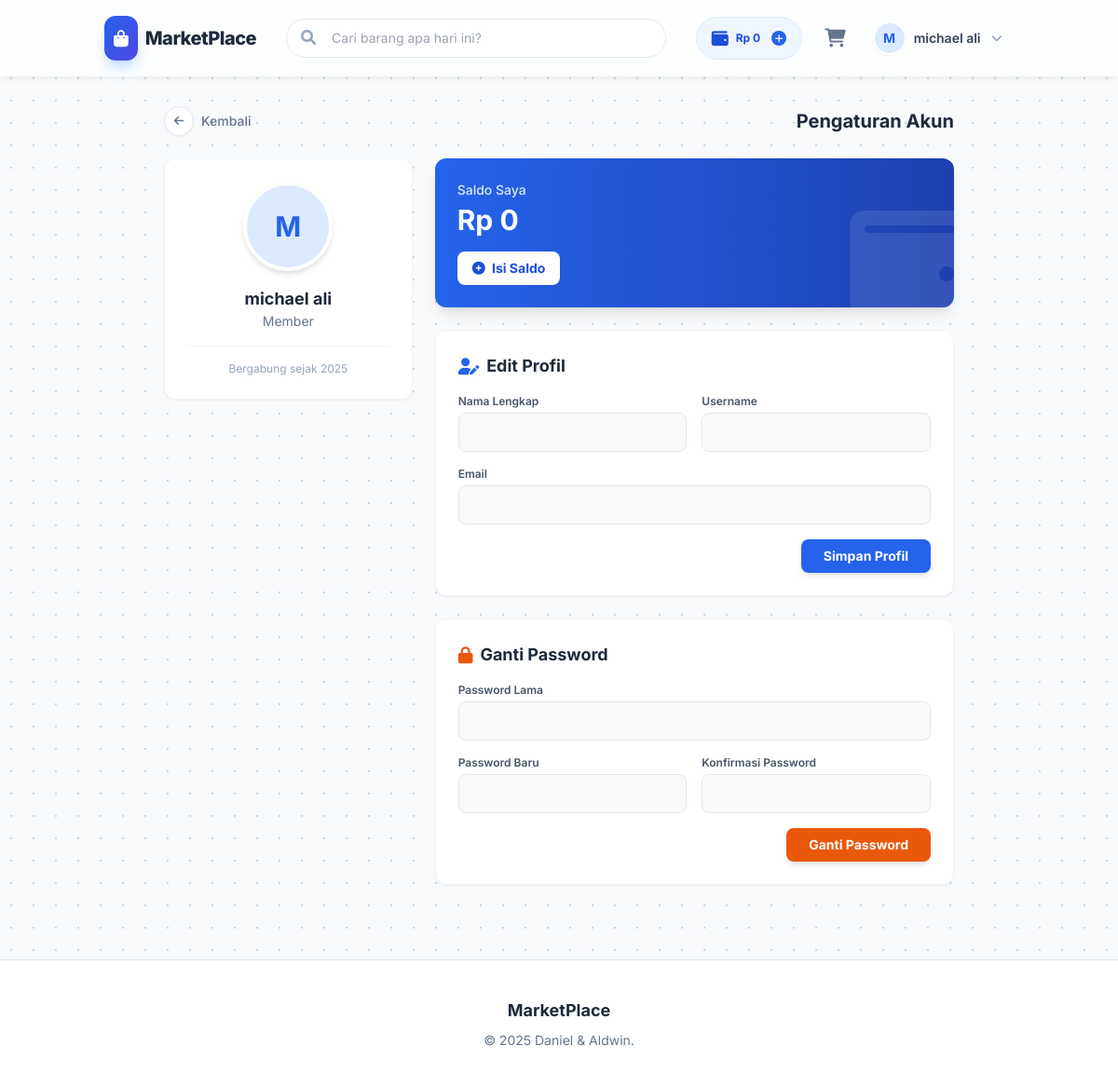
Before: /views/settings.php (signed in) with the older database file.
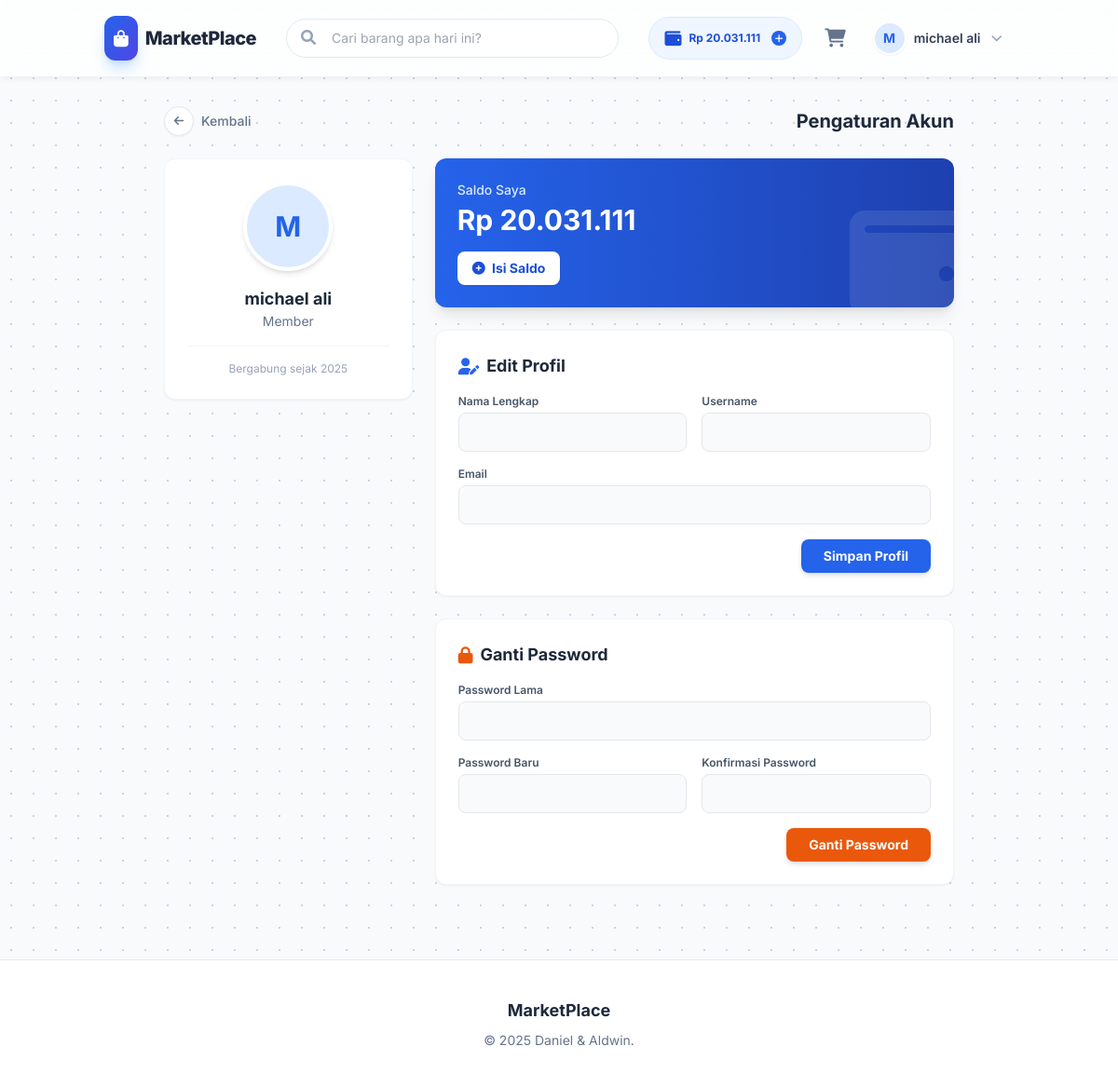
After: the same page with the newer database file.
### tables this page shows
CREATE TABLE `users` (
  `id` int(11) NOT NULL,
  `username` varchar(50) NOT NULL,
  `password` varchar(255) NOT NULL,
  `nama_lengkap` varchar(100) DEFAULT NULL,
  `email` varchar(100) DEFAULT NULL,
  `role` enum('admin','member') DEFAULT 'member',
  `created_at` timestamp NOT NULL DEFAULT current_timestamp(),
  `balance` decimal(15,2) DEFAULT 0.00
);

### Views/settings.php (the view, shortened to what the changed rows need)
<?php
$user_id = $_SESSION['user_id'];
$nama = $_SESSION['nama'];
$database = new Database();
$db = $database->getConnection();
$stmt_bal = $db->prepare("SELECT balance FROM users WHERE id = ?");
$stmt_bal->execute([$user_id]);
$nav_balance = $stmt_bal->fetchColumn() ?: 0;
?>
<!DOCTYPE html>
<html lang="id">
<head>
    <script src="https://cdn.tailwindcss.com"></script>
    <link rel="stylesheet" href="https://cdnjs.cloudflare.com/ajax/libs/font-awesome/6.0.0/css/all.min.css">
    <link rel="stylesheet" href="../assets/css/style.css">
</head>
<body class="text-slate-800 bg-slate-50">
    <nav class="glass sticky top-0 z-50 transition-all duration-300">
        <div class="container mx-auto px-4 sm:px-6 h-20 flex items-center justify-between gap-4">
            <div class="flex items-center gap-4 flex-shrink-0">
                <button onclick="openTopUp()" class="hidden md:flex items-center gap-2 bg-blue-50 hover:bg-blue-100 text-blue-700 px-4 py-2 rounded-full transition font-bold text-xs border border-blue-100 group">
                    <i class="fas fa-wallet text-lg group-hover:scale-110 transition"></i>
                    <span>Rp <?php echo number_format($nav_balance, 0, ',', '.'); ?></span>
                    <div class="w-4 h-4 bg-blue-600 text-white rounded-full flex items-center justify-center text-[10px] ml-1"><i class="fas fa-plus"></i></div>
                </button>
            </div>
        </div>
    </nav>
    <div class="container mx-auto px-4 sm:px-6 py-8 max-w-4xl">
        <div class="mb-6 flex justify-between items-center">
            <h1 class="text-xl font-bold text-slate-800">Pengaturan Akun</h1>
        </div>
        <div class="grid grid-cols-1 md:grid-cols-3 gap-6">
            <div class="md:col-span-1">
                <div class="bg-white rounded-xl shadow-sm border border-slate-100 p-6 text-center">
                    <h2 class="font-bold text-lg text-slate-800"><?php echo htmlspecialchars($nama); ?></h2>
                </div>
            </div>
            <div class="md:col-span-2 space-y-6">
                <div class="bg-gradient-to-r from-blue-600 to-blue-800 rounded-xl shadow-lg p-6 text-white relative overflow-hidden">
                    <div class="relative z-10">
                        <p class="text-blue-100 text-sm font-medium mb-1">Saldo Saya</p>
                        <h2 class="text-3xl font-bold mb-4">Rp <?php echo number_format($nav_balance, 0, ',', '.'); ?></h2>
                        <button onclick="openTopUp()" class="bg-white text-blue-700 px-4 py-2 rounded-lg font-bold text-sm hover:bg-blue-50 transition shadow-sm">
                            <i class="fas fa-plus-circle mr-1"></i> Isi Saldo
                        </button>
                    </div>
                </div>
            </div>
        </div>
    </div>
</body>
</html>

Changed rows visible on the page:
changed users: balance "0" → "20.031.111"
